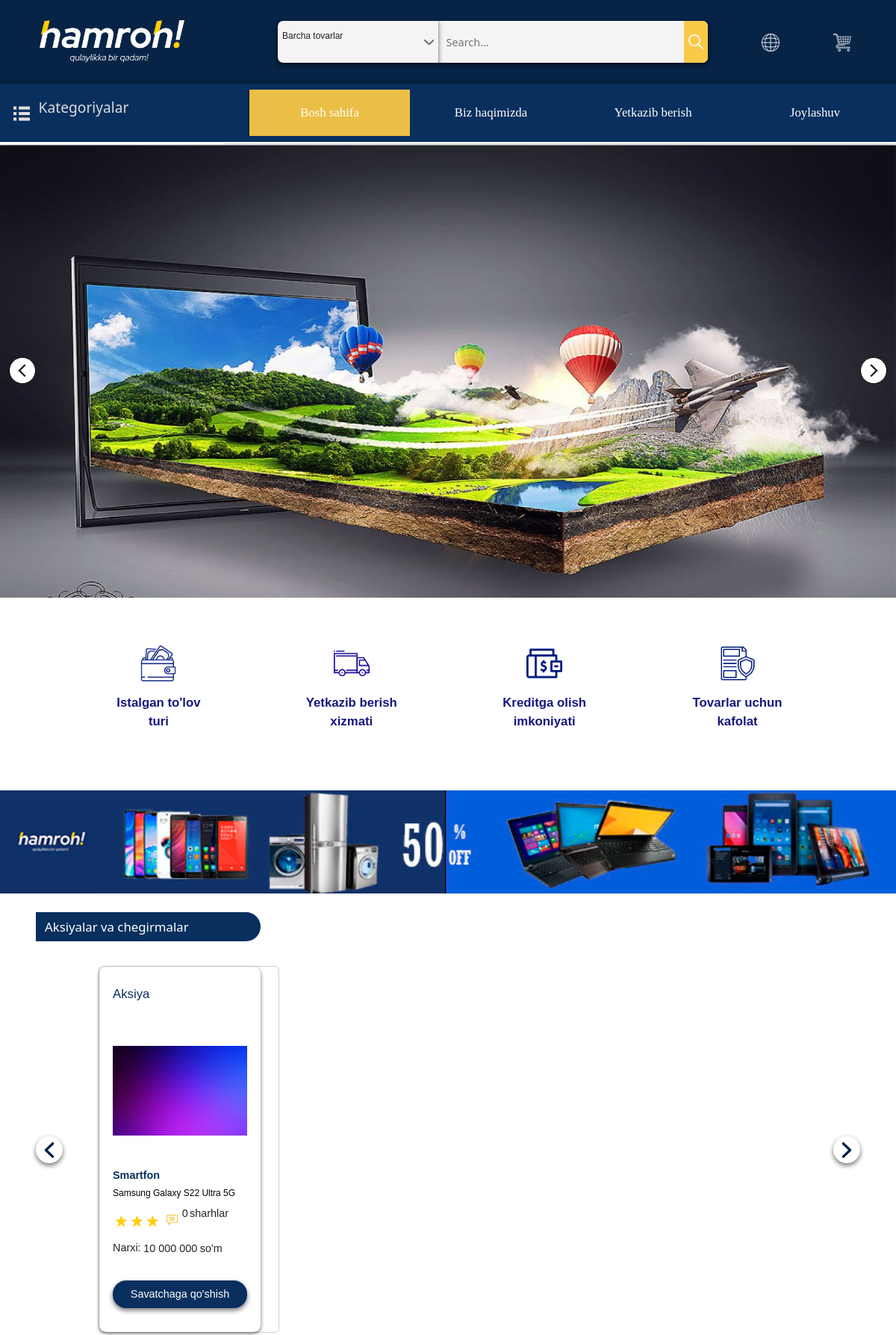
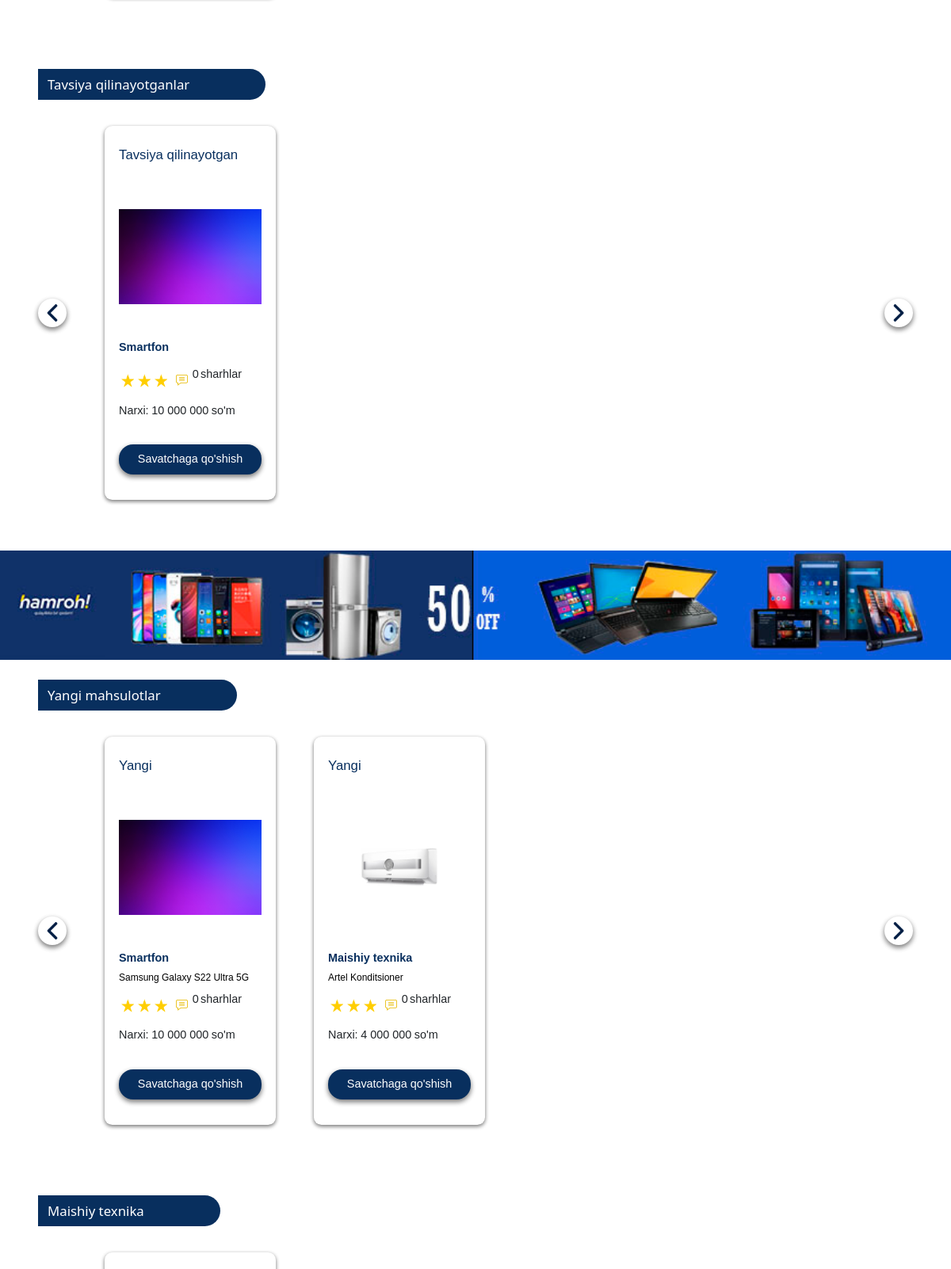
The page / (signed in, upper part) on the database its author committed (2 pictures, top to bottom).
### product/models.py (models this page shows, shortened)
class Capital(models.Model):
    product = models.ForeignKey(Product, on_delete=models.CASCADE)
    capital_percent = models.PositiveIntegerField(default=1)
    class Meta:
        verbose_name_plural = "Capital"

class Product(models.Model):
    seller = models.ForeignKey(Account, on_delete=models.CASCADE)
    product_category = models.ForeignKey(Category, on_delete=models.SET_NULL, null=True)
    product_title = models.CharField(max_length=150)
    product_cost = models.PositiveIntegerField(default=1000)
    product_description = models.TextField(max_length=500)
    product_image = models.FileField(upload_to='product files/')
    added_time = models.DateField(auto_now_add=True)
    class Meta:
        verbose_name_plural = "Products"

class Category(models.Model):
    category_name = models.CharField(max_length=100)
    class Meta:
        verbose_name_plural = "Category"
    def __str__(self):
        return self.category_name

class Recommended(models.Model):
    product = models.ForeignKey(Product, on_delete=models.CASCADE)

### base/views.py (the view, shortened to what this page needs)
# urls.py: path('',DashboardView.as_view(), name='dashboard'),
class DashboardView(View):
    def get(self, request):
        if request.user.is_authenticated:
            capitals = Capital.objects.all()
            recommended_products = Recommended.objects.all()
            products = Product.objects.all()
            home_appliances = Product.objects.filter(product_category=2)
            context = {
                'capitals':capitals,
                'recommended_products':recommended_products,
                'products':products,
                'home_appliances':home_appliances,
            }
            return render(request, 'index.html', context)
        else:
            return redirect('register')

### templates/index.html (shortened to what this page needs)
<!DOCTYPE html>
<html lang="en">
<head>
    {% load static %}
    <link rel="stylesheet" href="{% static './style/style.css' %}">
    <link rel="stylesheet" href="{% static './style/css_1100.css' %}">
    <link rel="stylesheet" href="{% static './style/css_800.css' %}">
    <link rel="stylesheet" href="{% static './style/css_560.css' %}">
    <link rel="stylesheet" href="{% static './style/css_450.css' %}">
    <link rel="stylesheet" href="{% static './style/css_380.css' %}">
    <link rel="stylesheet" href="{% static './style/css_300.css' %}">
    <link href="https://cdn.jsdelivr.net/npm/bootstrap@5.2.0-beta1/dist/css/bootstrap.min.css" rel="stylesheet">
</head>
<body>
    <div class="root">
        <div class="header">
            <div class="header_top">
                <div class="logo">
                    <img src="{% static './images/hamroh logo-02.png' %}" alt="">
                </div>
                <div class="search">
                    <div class="search_category">
                        <div class="search_category_head">
                            <p class="search_category_head_content">Barcha tovarlar</p>
                            <img src="{% static './images/down_arrow.png' %}"  class="search_category_head_content">
                        </div>
                    </div>
                    <div class="search_input">
                        <input type="text" placeholder="Search...">
                        <div><img src="{% static './images/loupe.png' %}" alt=""></div>
                    </div>
                </div>
                <div class="header_top_right">
                    <div class="language">
                        <img src="{% static './images/language.png' %}" class="language_img">
                    </div>
                    <a href="{% url 'box' %}" ><img src="{% static './images/shopping-cart.png' %}" alt="" ></a>
                </div>
            </div>
        </div>
        <div class="nav">
            <div class="categories">
                <div class="category_title">
                    <img src="{% static './images/menu.png' %}"  class="category_title_content">
                    <p class="category_title_content">Kategoriyalar</p>
                </div>
                <ul></ul>
            </div>
            <div class="navbar">
                <ul>
                    <li class="navbar_active"><a href="{% url 'dashboard' %}">Bosh sahifa</a></li>
                    <li><a href="{% url 'about' %}">Biz haqimizda</a></li>
                    <li><a href="{% url 'delivery' %}">Yetkazib berish</a></li>
                    <li><a href="{% url 'location' %}">Joylashuv</a></li>
                </ul>
            </div>
        </div>
        <div class="carousel-wrapper">
            <div class="carousel">
                <img class="carousel__photo initial" src="{% static './images/carusel_img_3.png' %}">
                <div class="carousel__button--next"></div>
                <div class="carousel__button--prev"></div>
            </div>
        </div>
        <div class="my_services">
            <div>
                <img src="{% static './images/wallet.png' %}" alt="">
                <p>Istalgan to'lov turi</p>
            </div>
            <div>
                <img src="{% static './images/truck.png' %}" alt="">
                <p>Yetkazib berish xizmati</p>
            </div>
            <div>
                <img src="{% static './images/wallet (1).png' %}" alt="">
                <p>Kreditga olish imkoniyati</p>
            </div>
            <div>
                <img src="{% static './images/warranty.png' %}" alt="">
                <p>Tovarlar uchun kafolat</p>
            </div>
        </div>
        <div class="banner"><img src="{% static './images/banner1.jpg' %}" alt=""></div>
        <div class="aksiya">
            <div class="aksiya_title">
                <span>Aksiyalar va chegirmalar</span>
            </div>
            <div class="aksiya_carousel">
                <div class="left_arrow"><img src="{% static './images/left-arrow.png' %}" alt=""></div>
                <div class="wrapper">
                    <ul class="carousel" data-target="carousel">
                        {% for capital in capitals %}
                            <li class="card" data-target="card">
                                <div class="box">
                                    <a href="{% url 'product-detail' capital.product.product_category capital.product.product_title %}">
                                        <div class="card_head"><p>Aksiya</p></div>
                                        <div class="card_icon">
                                            <img src="{{ capital.product.product_image.url }}" alt="">
                                        </div>
                                        <div class="about_product">
                                            <p>{{ capital.product.product_category }}</p>
                                            <p>{{ capital.product.product_title }}</p>
                                        </div>
                                    </a>
                                    <div class="sharxlar">
                                        <div>
                                            <img src="{% static './images/Star 11.png' %}" alt="">
                                            <img src="{% static './images/Star 11.png' %}" alt="">
                                            <img src="{% static './images/Star 11.png' %}" alt="">
                                        </div>
                                        <div>
                                            <img src="{% static './images/comment.png' %}" alt="">
                                            <p class="comment_number">0</p>
                                            <p>sharhlar</p>
                                        </div>
                                    </div>
                                    <div class="price">
                                        <p>Narxi:</p>
                                        <p class="summa">{{ capital.product.product_cost }}</p>
                                        <p>so'm</p>
                                    </div>
                                    <div class="card_btn"><button>Savatchaga qo'shish</button></div>
                                </div>
                            </li>
                        {% endfor %}
                    </ul>
                </div>
                <div class="right_arrow"><img src="{% static './images/right-arrow.png' %}" alt=""></div>
            </div>
        </div>
        <div class="recommend">
            <div class="recommend_title">
                <span>Tavsiya qilinayotganlar</span>
            </div>
            <div class="recommend_carousel">
                <div class="left_arrow_1"><img src="{% static './images/left-arrow.png' %}" alt=""></div>
                <div class="recommend_wrapper">
                    <ul class="recommend_cards" data-target="recommend_carousel">
                        {% for recommended in recommended_products %}
                            <li class="recommend_card" data-target="recommend_card">
                                <div class="box">
                                    <a href="{% url 'product-detail' recommended.product.product_category recommended.product.product_title %}">
                                        <div class="card_head"><p>Tavsiya qilinayotgan</p></div>
                                        <div class="card_icon">
                                            <img src="{{ recommended.product.product_image.url }}" alt="">
                                        </div>
                                        <div class="about_product">
                                            <p>{{ recommended.product.product_category }}</p>
                                        </div>
                                    </a>
                                    <div class="sharxlar">
                                        <div>
                                            <img src="{% static './images/Star 11.png' %}" alt="">
                                            <img src="{% static './images/Star 11.png' %}" alt="">
                                            <img src="{% static './images/Star 11.png' %}" alt="">
                                        </div>
                                        <div>
                                            <img src="{% static './images/comment.png' %}" alt="">
                                            <p class="comment_number">0</p>
                                            <p>sharhlar</p>
                                        </div>
                                    </div>
                                    <div class="price">
                                        <p>Narxi:</p>
                                        <p class="summa">{{ recommended.product.product_cost }}</p>
                                        <p>so'm</p>
                                    </div>
                                    <div class="card_btn"><button>Savatchaga qo'shish</button></div>
                                </div>
                            </li>
                        {% endfor %}
                    </ul>
                </div>
                <div class="right_arrow_1"><img src="{% static './images/right-arrow.png' %}" alt=""></div>
            </div>
        </div>
        <div class="banner"><img src="{% static './images/banner1.jpg' %}" alt=""></div>
        <div class="new">
            <div class="new_title">
                <span>Yangi mahsulotlar</span>
            </div>
            <div class="new_carousel">
                <div class="left_arrow_2"><img src="{% static './images/left-arrow.png' %}" alt=""></div>
                <div class="new_wrapper">
                    <ul class="new_cards" data-target="new_carousel">
                        {% for product in products %}
                            <li class="new_card" data-target="new_card">
                                <div class="box">
                                    <a href="{% url 'product-detail' product.product_category product.product_title %}">
                                        <div class="card_head"><p>Yangi</p></div>
                                        <div class="card_icon">
                                            <img src="{{ product.product_image.url }}" alt="">
                                        </div>
                                        <div class="about_product">
                                            <p>{{ product.product_category }}</p>
                                            <p>{{ product.product_title }}</p>
                                        </div>
                                    </a>
                                    <div class="sharxlar">
                                        <div>
                                            <img src="{% static './images/Star 11.png' %}" alt="">
                                            <img src="{% static './images/Star 11.png' %}" alt="">
                                            <img src="{% static './images/Star 11.png' %}" alt="">
                                        </div>
                                        <div>
                                            <img src="{% static './images/comment.png' %}" alt="">
                                            <p class="comment_number">0</p>
                                            <p>sharhlar</p>
                                        </div>
                                    </div>
                                    <div class="price">
                                        <p>Narxi:</p>
                                        <p class="summa">{{ product.product_cost }}</p>
                                        <p>so'm</p>
                                    </div>
                                    <div class="card_btn"><button>Savatchaga qo'shish</button></div>
                                </div>
                            </li>
                        {% endfor %}
                    </ul>
                </div>
                <div class="right_arrow_2"><img src="{% static './images/right-arrow.png' %}" alt=""></div>
            </div>
        </div>
        <div class="maishiy">
            <div class="maishiy_title">
                <span>Maishiy texnika</span>
            </div>
            <div class="maishiy_carousel">
                <div class="maishiy_wrapper">
                    <ul class="maishiy_cards" data-target="maishiy_carousel">
                        {% for tech in home_appliances %}
                            <li class="maishiy_card" data-target="maishiy_card">
                                <div class="box">
                                </div>
                            {% endfor %}
                        </li>
                    </ul>
                </div>
            </div>
        </div>
    </div>
</body>
</html>

### rows shown on the page
Capital: product.product_image (picture), product.product_category "Smartfon", product.product_title "Samsung Galaxy S22 Ultra 5G", product.product_cost "10 000 000"
Recommended: product.product_image (picture), product.product_category "Smartfon", product.product_cost "10 000 000"
Product: product_image (picture), product_category "Smartfon", product_title "Samsung Galaxy S22 Ultra 5G", product_cost "10 000 000"
Product: product_image (picture), product_category "Maishiy texnika", product_title "Artel Konditsioner", product_cost "4 000 000"
